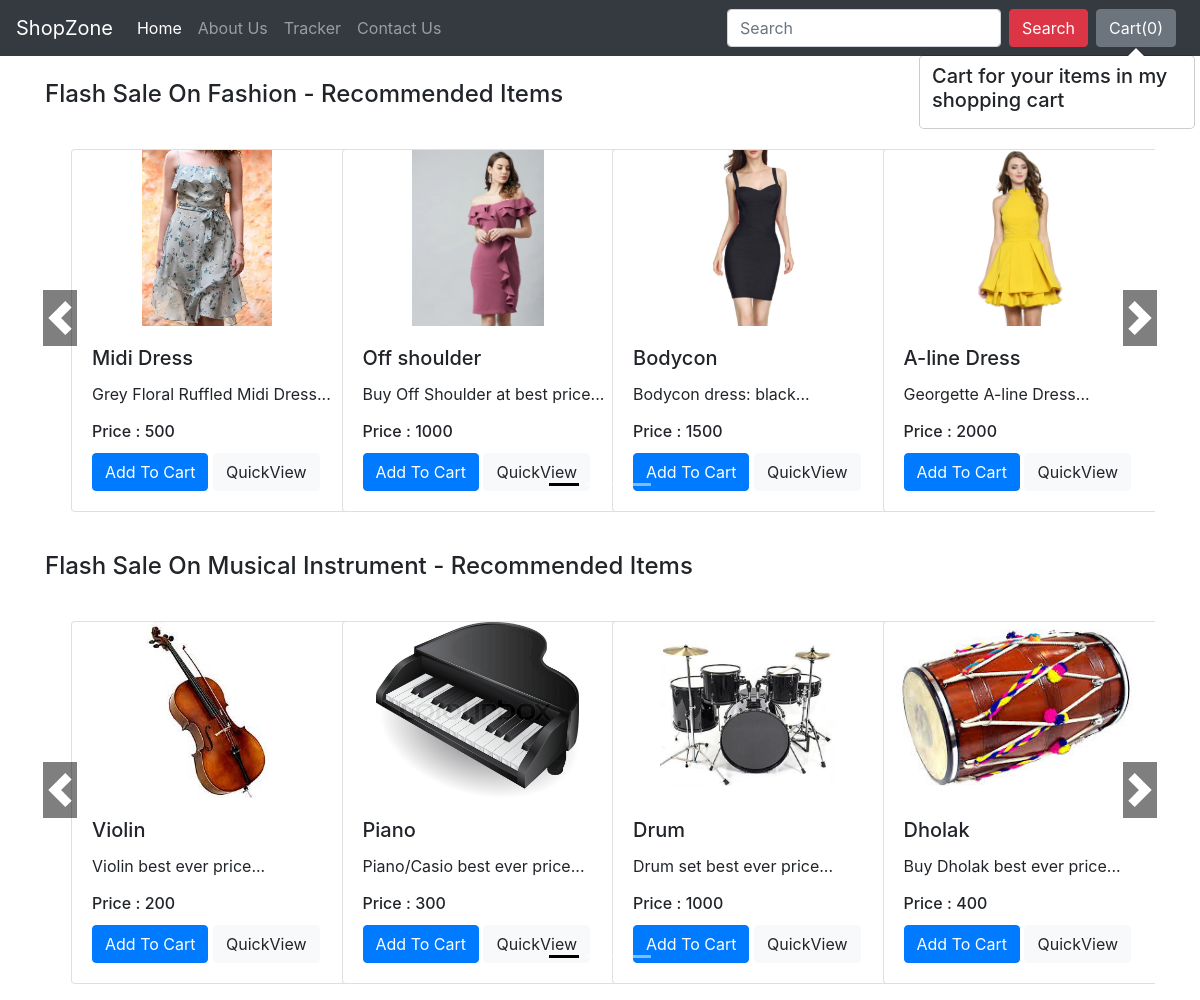
The app's page /shop/ with its own data.
### shop/models.py (models this page shows, shortened)
class Product(models.Model):
    product_id = models.AutoField
    product_name = models.CharField(max_length=50)
    category = models.CharField(max_length=50, default="")
    subcategory = models.CharField(max_length=50, default="")
    price = models.IntegerField(default=0)
    desc = models.CharField(max_length=300)
    pub_date = models.DateField()
    image = models.ImageField(upload_to='shop/images', default="")

### shop/views.py (the view)
# urls.py: path("", views.index, name="ShopHome")
def index(request):
    products = Product.objects.all()
    allProds = []
    catprods = Product.objects.values('category', 'id')
    print(catprods)
    cats = {item["category"] for item in catprods}
    print(cats)
    for cat in cats:
        prod = Product.objects.filter(category=cat)
        n = len(prod)
        nSlides = n // 4 + ceil((n / 4) - (n // 4))
        allProds.append([prod, range(1, nSlides), nSlides])
    params = {'allProds': allProds}
    return render(request, "shop/index.html", params)

### shop/templates/shop/index.html (shortened to what this page needs)
{% extends 'shop/basic.html' %}
{% block body %}
{% load static %}
<div class="container no-padding">
    {% for product, range, nSlides in allProds %}
    <h4 class="my-4">Flash Sale On {{product.0.category}} - Recommended Items</h4>
    <div class="row">
        <div class="carousel col-xs col-sm col-md slide my-3" data-ride="carousel" id="demo{{forloop.counter}}">
            <ul class="carousel-indicators">
                <li class="active" data-slide-to="0" data-target="#demo{{forloop.counter}}"></li>
                {% for i in range %}
                <li data-slide-to="{{i}}" data-target="#demo{{forloop.parentloop.counter}}"></li>
                {% endfor %}
            </ul>
            <div class="container carousel-inner no-padding">
                <div class="carousel-item active">
                    <div class="col-xs-3 col-sm-3 col-md-3">
                        <div class="card" style="width: 18rem;">
                            <div class="boximagestyle">
                                <img alt="..." class="card-img-top" src='/media/{{product.0.image}}'></div>
                            <div class="card-body">
                                <h5 class="card-title" id="namepr{{product.0.id}}"> {{product.0.product_name}}</h5>
                                <p class="card-text">{{product.0.desc|slice:"0:53"}}...</p>
                                <h6 class="card-title">Price : <span
                                        id="pricepr{{product.0.id}}">{{product.0.price}}</span></h6>
                                <span class="divpr" id="divpr{{product.0.id}}">
                    <button class="btn btn-primary cart" id="pr{{product.0.id}}">Add To Cart</button> </span>
                                <a href="/shop/products/{{product.0.id}}">
                                    <button class="btn btn-light" id="{{product.0.id}}">QuickView</button>
                                </a>
                            </div>
                        </div>
                    </div>
                    {% for i in product|slice:"1:" %}
                    <div class="col-xs-3 col-sm-3 col-md-3">
                        <div class="card" style="width: 18rem;">
                            <div class="boximagestyle">
                                <img alt="..." class="card-img-top" src='/media/{{i.image}}'></div>
                            <div class="card-body">
                                <h5 class="card-title" id="namepr{{i.id}}">{{i.product_name}}</h5>
                                <p class="card-text">{{i.desc|slice:"0:53"}}...</p>
                                <h6 class="card-title">Price : <span id="pricepr{{i.id}}">{{i.price}}</span></h6>
                                <span class="divpr" id="divpr{{i.id}}">
             <button class="btn btn-primary cart" id="pr{{i.id}}">Add To Cart</button> </span>
                                <a href="/shop/products/{{i.id}}">
                                    <button class="btn btn-light view" id="qv{{i.id}}">QuickView</button>
                                </a>
                            </div>
                        </div>
                    </div>
                    {% if forloop.counter|add:1|divisibleby:4 and forloop.counter > 0 and not forloop.last %}
                </div>
                    {%endif%}
                    {%endfor%}
            </div>
        </div>
        <a class="carousel-control-prev d-none d-lg-block " data-slide="prev" href="#demo{{forloop.counter}}">
            <span class="carousel-control-prev-icon"></span>
        </a>
        <a class="carousel-control-next d-none d-lg-block " data-slide="next" href="#demo{{forloop.counter}}">
            <span class="carousel-control-next-icon"></span>
        </a>
    </div>
    {% endfor %}
</div>
{% endblock %}

### shop/templates/shop/basic.html (shortened to what this page needs)
<!doctype html>
<html lang="en">
<head>
    <link href="https://stackpath.bootstrapcdn.com/bootstrap/4.2.1/css/bootstrap.min.css"
 rel="stylesheet">
</head>
<body>
<nav class="navbar sticky-top navbar-expand-lg navbar-dark bg-dark">
    <a class="navbar-brand" href="/shop">ShopZone</a>
    <div class="collapse navbar-collapse" id="navbarSupportedContent">
        <ul class="navbar-nav mr-auto">
            <li class="nav-item active">
                <a class="nav-link" href="/shop">Home <span class="sr-only">(current)</span></a>
            </li>
            <li class="nav-item">
                <a class="nav-link" href="/shop/about">About Us</a>
            </li>
            <li class="nav-item">
                <a class="nav-link" href="/shop/tracker">Tracker</a>
            </li>
            <li class="nav-item">
                <a class="nav-link" href="/shop/contact">Contact Us</a>
            </li>
        </ul>
        <form class="form-inline my-2 my-lg-0">
            <input aria-label="Search" class="form-control mr-sm-2" placeholder="Search" type="search">
            <button class="btn btn-danger my-2 my-sm-0" type="submit">Search</button>
        </form>
        <button class="btn btn-secondary mx-2" data-container="body" data-content="Vivamus
sagittis lacus vel augue laoreet rutrum faucibus." data-html="true" data-placement="bottom"
                data-toggle="popover" id="popcart" type="button">
            Cart(<span id="cart">0</span>)
        </button>
    </div>
</nav>
{% block body %} {% endblock %}
</body>

### records on screen
Product: category "Fashion", image (picture), product_name "Midi Dress", desc "Grey Floral Ruffled Midi Dress", price "500"
Product: image (picture), product_name "Off shoulder", desc "Buy Off Shoulder at best price", price "1000"
Product: image (picture), product_name "Bodycon", desc "Bodycon dress: black", price "1500"
Product: image (picture), product_name "A-line Dress", desc "Georgette A-line Dress", price "2000"
Product: category "Musical Instrument", image (picture), product_name "Violin", desc "Violin best ever price", price "200"
Product: image (picture), product_name "Piano", desc "Piano/Casio best ever price", price "300"
Product: image (picture), product_name "Drum", desc "Drum set best ever price", price "1000"
Product: image (picture), product_name "Dholak", desc "Buy Dholak best ever price", price "400"
